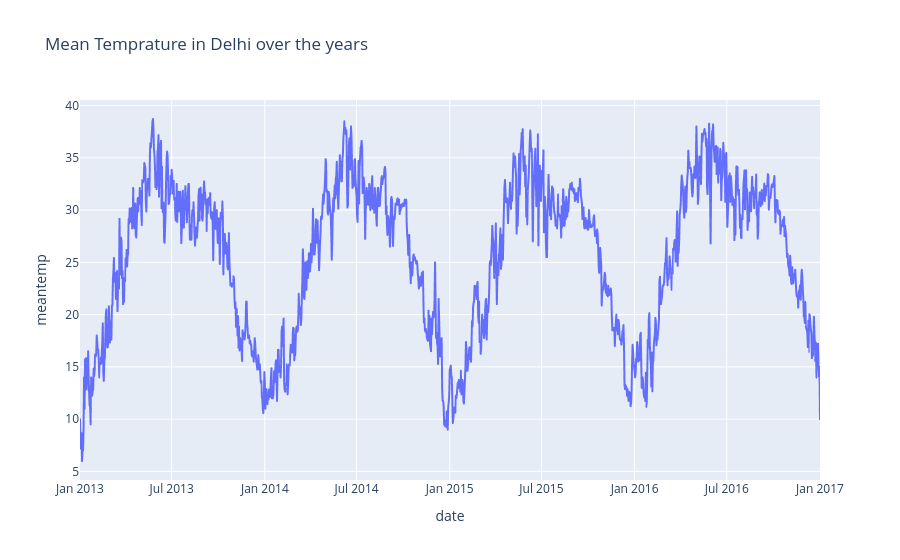

The cell this chart's notebook holds for it:
### Markdown cell above
The date column in this dataset is not having a datetime data type. We will change it when required. Let’s have a look at the mean temperature in Delhi over the years:

### Code cell
figure=px.line(data_train, x="date", y="meantemp", title="Mean Temprature in Delhi over the years")
figure.show()

### Figure 1 — Plotly figure (JSON) as saved in the notebook; plotly's stock layout.template omitted (floating-point values rounded to 4 significant figures; data arrays with more than 128 entries replaced by an {"elided": "..."} marker saying what was removed)
{"data": [{"hovertemplate": "date=%{x}<br>meantemp=%{y}<extra></extra>", "legendgroup": "", "line": {"color": "#636efa", "dash": "solid"}, "marker": {"symbol": "circle"}, "mode": "lines", "name": "", "showlegend": false, "type": "scattergl", "x": {"elided": "1462 str values"}, "xaxis": "x", "y": {"elided": "1462 float values"}, "yaxis": "y"}], "layout": {"autosize": true, "legend": {"tracegroupgap": 0}, "title": {"text": "Mean Temprature in Delhi over the years"}, "xaxis": {"anchor": "y", "autorange": true, "domain": [0, 1], "range": ["2013-01-01", "2017-01-01"], "title": {"text": "date"}, "type": "date"}, "yaxis": {"anchor": "x", "autorange": true, "domain": [0, 1], "range": [4.183, 40.53], "title": {"text": "meantemp"}, "type": "linear"}}}
